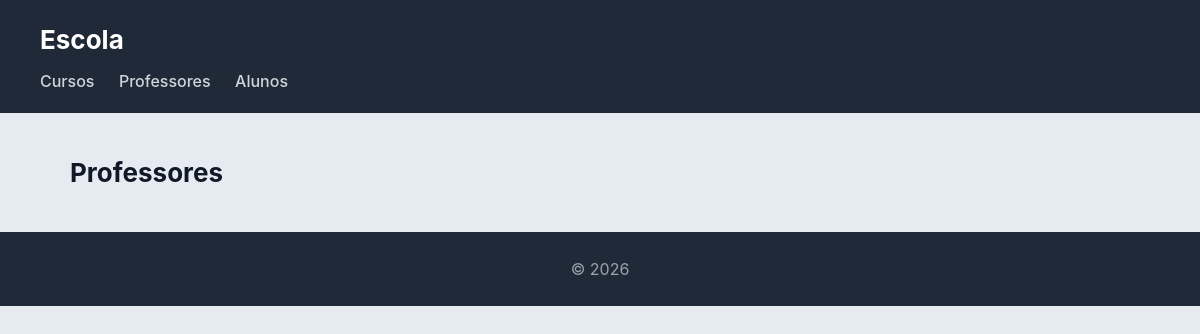
The page /escola/professores/ on the database as committed earlier.
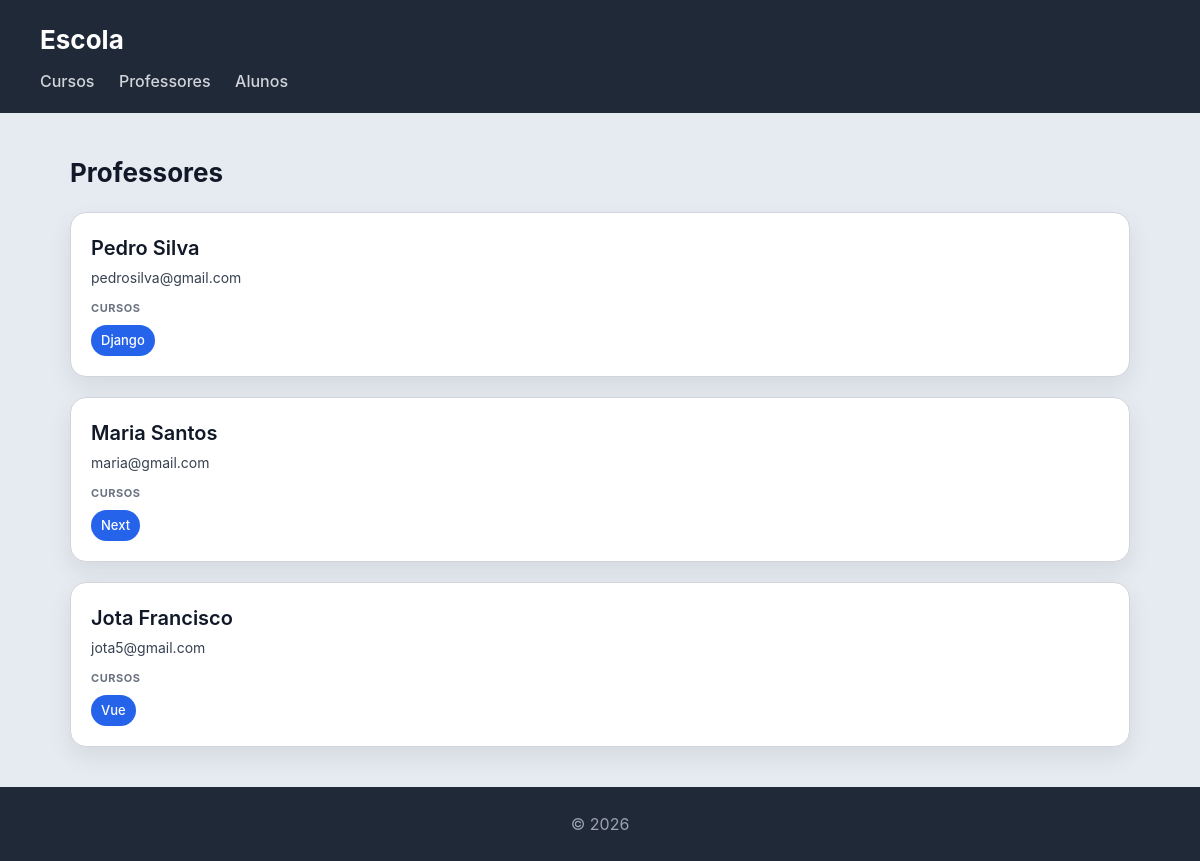
The same page on the database as committed later.
### escola/models.py (models this page shows, shortened)
class Professor(models.Model):
    nome = models.CharField(max_length=100)
    email = models.EmailField()

class Curso(models.Model):
    nome = models.CharField(max_length=100)
    imagem = models.ImageField(upload_to='cursos/')
    professor = models.ForeignKey(Professor, on_delete=models.CASCADE, related_name='cursos')
    alunos = models.ManyToManyField(Aluno, related_name='cursos')

### escola/views.py (the view)
# urls.py: path('professores/', views.professores_view, name="professores"),
def professores_view(request):
    professores = Professor.objects.prefetch_related('cursos').all()
    return render(request, 'escola/professores.html', {'professores': professores})

### escola/templates/escola/professores.html
{% extends "escola/base.html" %}
{% block content %}
<h2>Professores</h2>
<section>
  {% for professor in professores %}
  <article>
    <header>
      <h3>{{ professor.nome }}</h3>
      <p>{{ professor.email }}</p>
    </header>
    <section>
      <h4>Cursos</h4>
      <ul>
        {% for curso in professor.cursos.all %}
          <li>{{ curso.nome }}</li>
        {% empty %}
          <li>Sem cursos atribuídos</li>
        {% endfor %}
      </ul>
    </section>
  </article>
  {% endfor %}
</section>
{% endblock %}

Rows that differ between the two databases and show on the page:
added Professor: nome "Pedro Silva", email "pedrosilva@gmail.com"
added Curso: nome "Django", shown under "Pedro Silva"
added Professor: nome "Maria Santos", email "maria@gmail.com"
added Curso: nome "Next", shown under "Maria Santos"
added Professor: nome "Jota Francisco", email "jota5@gmail.com"
added Curso: nome "Vue", shown under "Jota Francisco"
